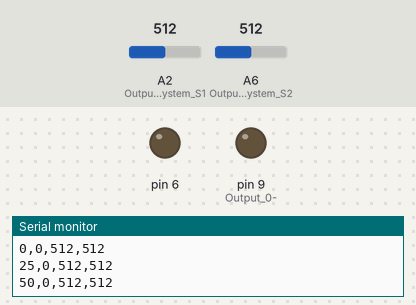
This sketch was run on a simulated Arduino Nano, built with avr-gcc and run on an emulated ATmega328P. Parts: output pins drawn as LEDs (lit = HIGH), the last lines printed to the serial monitor. Inputs (shaded band) come from the test bench; at power-on: A2 (Output_of_the_system_S1) = 512, A6 (Output_of_the_system_S2) = 512. Pins used as bus, display or sensor lines are not drawn.

Above: at 0.1 s.
At 3.1 s:
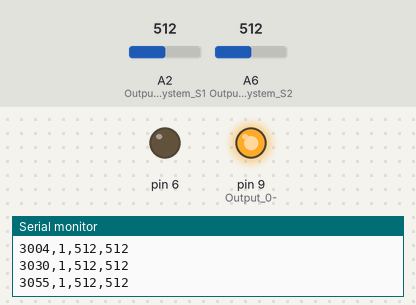
Timing chart, 0 to 10.5 s (numbered marks = the images above):
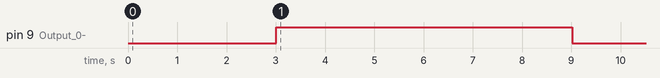

The sketch:

RCkit_Test2.ino
```cpp
// toto sme vyrobili v ArduBlockly co mam nainstalvane
// a potom som to trocha upravil, pretoze napriklad A6 sa nedalo vybrat

long oldTime;

void setup()
{
  Serial.begin(115200);
  pinMode(4, OUTPUT);  // S0 (4052)
  pinMode(5, OUTPUT);  // S1 (4052)
  pinMode(6, OUTPUT);  // /En (4052)
  pinMode(9, OUTPUT);  // Output 0->1 charge, 1-> disch
  pinMode(A2, INPUT);  // Output of the system S1
  pinMode(A6, INPUT);  // Output of the system S2

  digitalWrite(6, HIGH);  // Inactivate 4052
  digitalWrite(9, LOW);   // Dischg. system
  digitalWrite(4, LOW);   // Channel 0/1
  digitalWrite(5, HIGH);   // Channel 0

  oldTime = millis();

  digitalWrite(6, LOW); // Activate 4052
  digitalWrite(9, LOW); // Dischg. again

  // toto je prva velka slucka na vynulovanie 3 sekundy
  while (oldTime < 3000)
  {
    while (millis() - oldTime < 25) { /* len cakaj */ }

    Serial.println((String(oldTime) + String(",") + String(digitalRead(9)) + String(",") + String(analogRead(A2)) + String(",") + String(analogRead(A6))));
    oldTime = millis();
  }

  digitalWrite(9, HIGH);  // skok a zaciname nabijat

  // druha slucka dalsich 6 sekund

  while (oldTime < 9000)
  {
    while (millis() - oldTime < 25) { /* len cakaj */ }

    Serial.println((String(oldTime) + String(",") + String(digitalRead(9)) + String(",") + String(analogRead(A2)) + String(",") + String(analogRead(A6))));
    oldTime = millis();
   }

  digitalWrite(9, LOW);  // a tu zasa vybijame


  // tretia slucka dalsich 6 sekund

  while (oldTime < 15000)
  {
    while (millis() - oldTime < 25) { /* len cakaj */ }

    Serial.println((String(oldTime) + String(",") + String(digitalRead(9)) + String(",") + String(analogRead(A2)) + String(",") + String(analogRead(A6))));
    oldTime = millis();
   }

}
void loop()
{
  /* tu uz nerobime nic */
}
```
